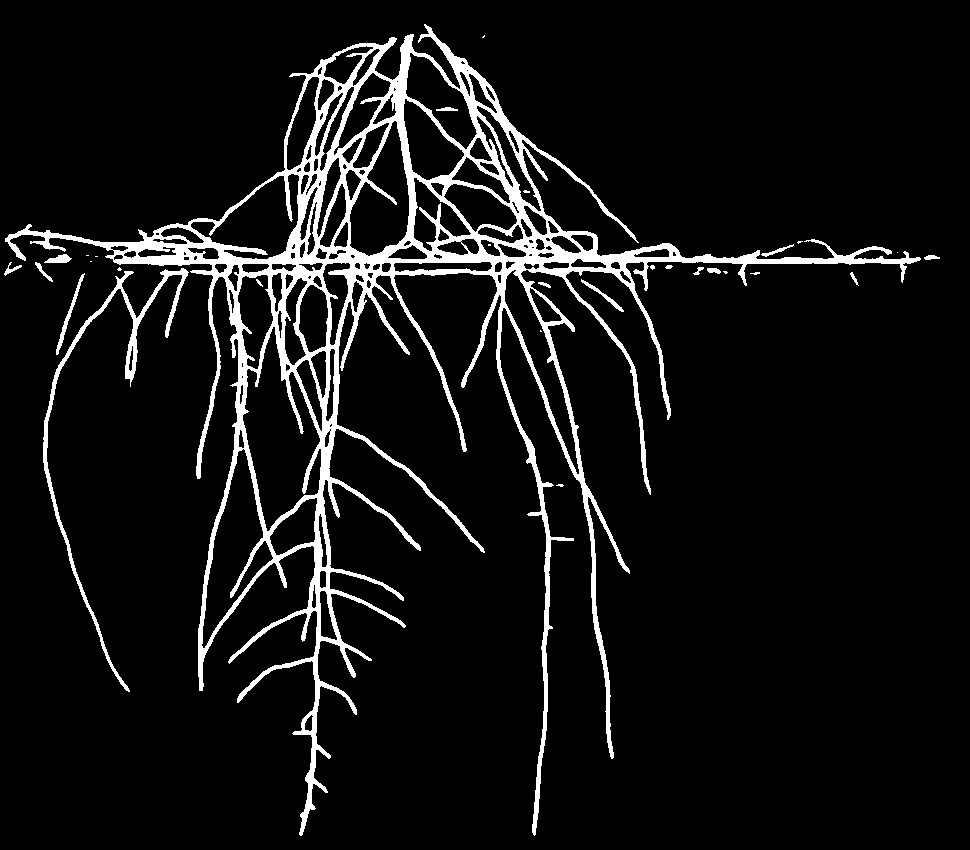
#> input picture segmentation/col0/W1_Day_20_8-23-23_FastScanner_2FUNU8KDYA_1.png, 970 x 850 px, found by its file name; its folder holds 4 pictures in this run
$ jupyter execute --allow-errors cylinder_penetration_traits.ipynb
#> lines starting #> are read from the running program, lines starting #| are printed output that depends on the picture
[cell 1]
import os
import numpy as np
import pandas as pd
import matplotlib.pyplot as plt
import cv2
import math
from itertools import groupby

[cell 2]
# [6 lines left out: function display_images, not called in this run]

[cell 3]
def filter_outlier_15IQR(data):
    data = np.array(data)
    Q1 = np.percentile(data, 25)
    Q3 = np.percentile(data, 75)

    # Calculate the IQR (Interquartile Range)
    IQR = Q3 - Q1

    # Define the lower and upper bounds
    lower_bound = Q1 - 1.5 * IQR
    upper_bound = Q3 + 1.5 * IQR

    # Remove outliers
    filtered_data = data[(data >= lower_bound) & (data <= upper_bound)]
    return filtered_data

[cell 4]
img_path = "./segmentation/col0"
img_list = [file for file in os.listdir(img_path)]
print(img_list)

ori_imgs_path = "./segmentation/original_imgs"
#> (the rest of this cell did not finish here and is left out)

[cell 5]
raw_images = [cv2.imread(os.path.join(img_path,file)) for file in img_list]
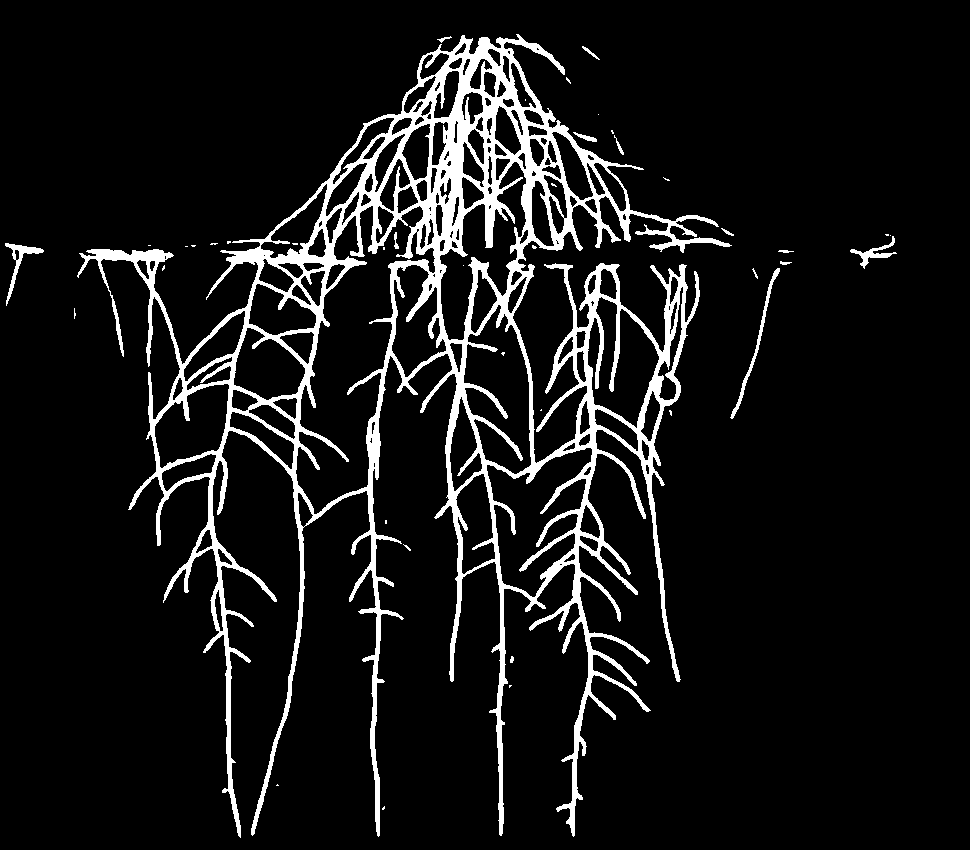
#> input picture segmentation/col0/W1_Day_20_8-23-23_FastScanner_N284BGYJRR_1.png, 970 x 850 px, found by its file name
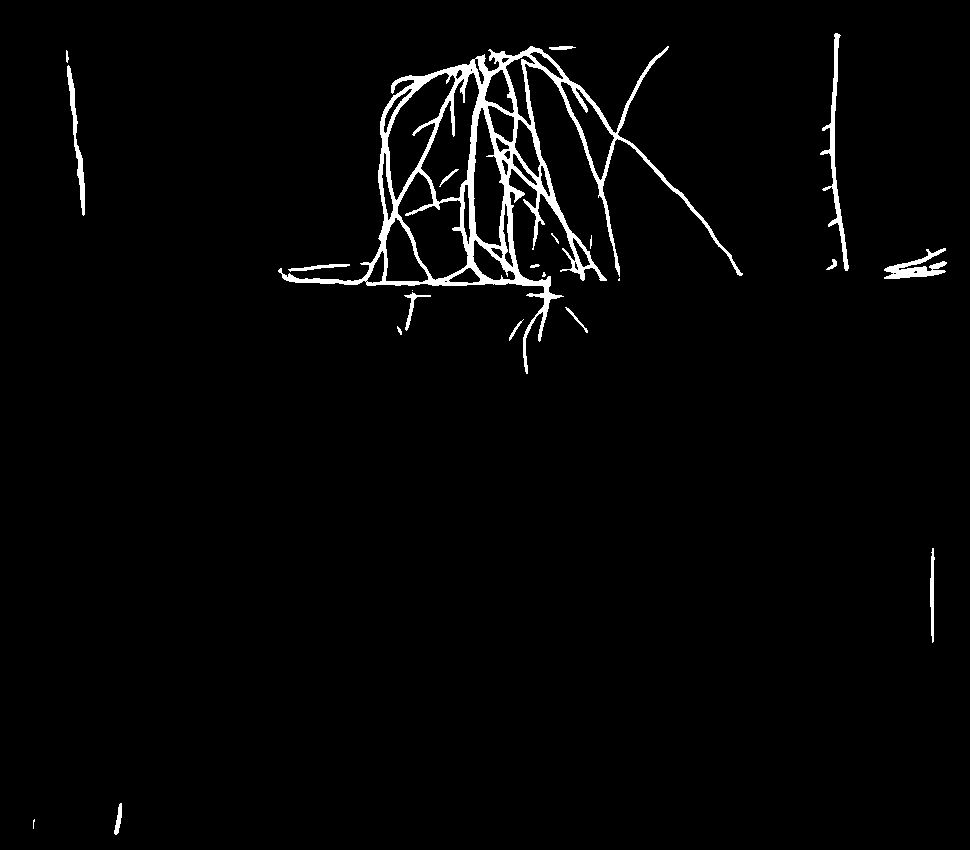
#> input picture segmentation/col0/W1_Day_20_8-23-23_SlowScanner_AK9E4VGBKN_1.png, 970 x 850 px, found by its file name
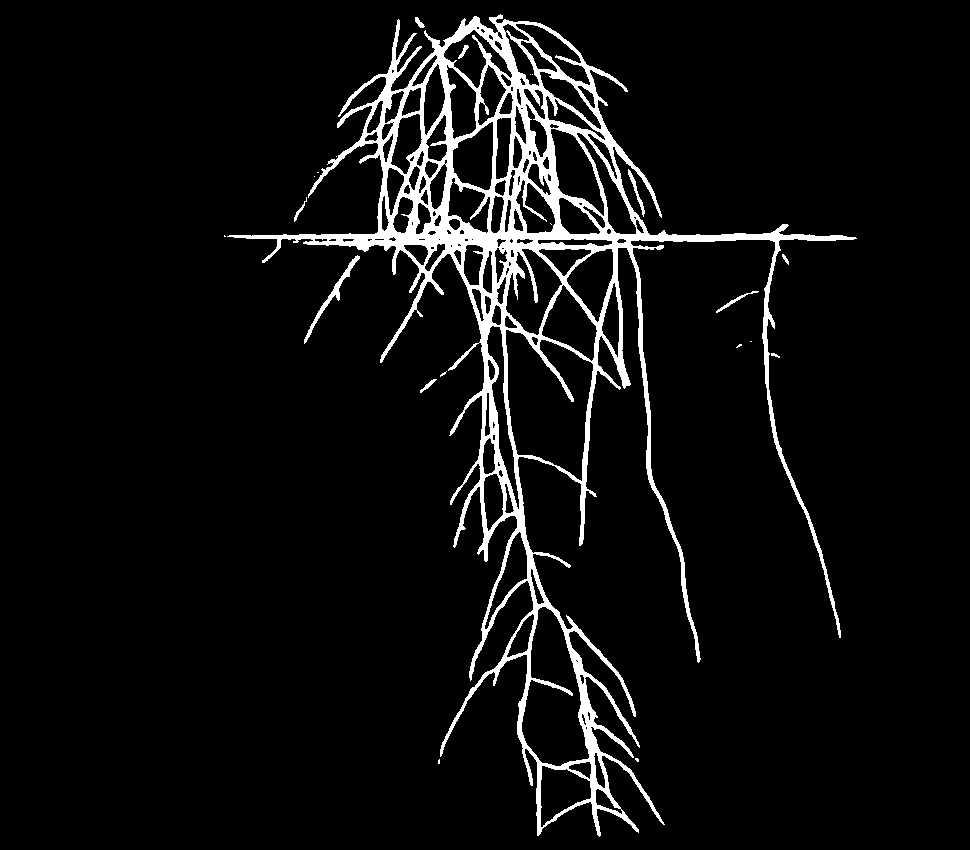
#> input picture segmentation/col0/W2_Day_20_8-30-23_FastScanner_5ZRMCB4II1_1.png, 970 x 850 px, found by its file name
#> (the rest of this cell did not finish here and is left out)

[cell 6]
def show_avg_vert(images):
    plt.figure(figsize=(20, 10))
    for i in range(len(images)):
        avg_v = np.mean(images[i][:,:,0],axis=1) # get avg value for each row
        x_coords = np.arange(len(avg_v))
        indices = [j for j, value in enumerate(avg_v) if value > 5]

        avg_vh = np.mean(images[i][indices[0]:indices[0]+5,:,0],axis=0) # get avg value for each column


        indicesh = [j for j, value in enumerate(avg_vh) if value > 5]
        indicesh_filter = filter_outlier_15IQR(indicesh) # filter out outliers
        avg_vh_median = np.mean(indicesh_filter) # get mediam value for avg columns

        plt.subplot(2, len(images), i + 1)
        plt.scatter(avg_v, x_coords, marker='o', color='blue', label='Data Points')
        plt.gca().invert_yaxis() # descending/inverting y axis

        plt.subplot(2, len(images), len(images)+i+1)
        plt.imshow(images[i])
        plt.axhline(y=indices[0], color='r', linestyle='--')
        plt.axvline(x=avg_vh_median, color='b',linestyle='--')

        save_path = "./segmentation/top"
        plt.savefig(os.path.join(save_path,'save_img.png'))
#> this loop made 4 passes
#> (Q1 in filter_outlier_15IQR, Q3 in filter_outlier_15IQR, IQR in filter_outlier_15IQR, lower_bound in filter_outlier_15IQR, upper_bound in filter_outlier_15IQR, avg_vh_median) on passes 1 to 4: (406, 431, 25, 368.5, 468.5, 415.7), (462.2, 507.8, 45.5, 394, 576, 483.4), (535, 571, 36, 481, 625, 545.6), (471.2, 508.8, 37.5, 415, 565, 489.3)
#> pass 1, in show_avg_vert, `plt.savefig(os.path.join(save_path,'save_img.png'))`:
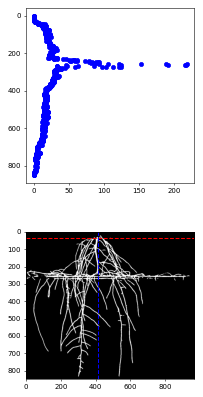
#> figure drawn by matplotlib, 2 panels
#> pass 2, in show_avg_vert, `plt.savefig(os.path.join(save_path,'save_img.png'))`:
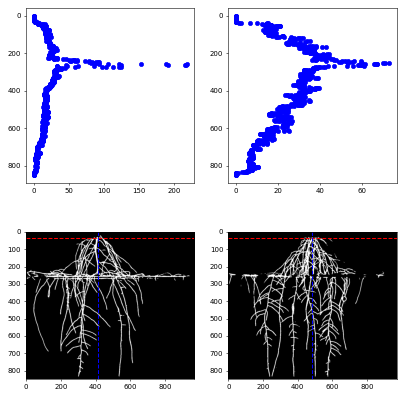
#> figure drawn by matplotlib, 4 panels
        #plt.axis(False)

[cell 7]
# get the center point of top, where the root starts
show_avg_vert(raw_images)
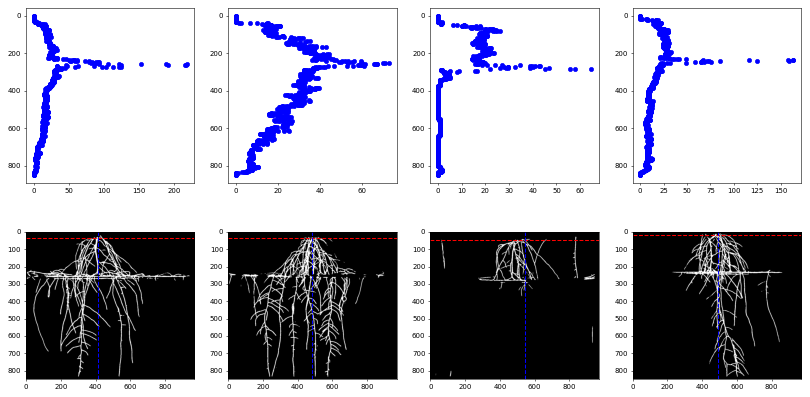
#> figure drawn by matplotlib, 8 panels

[cell 8]
def get_top_loc(images):
    df = pd.DataFrame(columns=['ind','top_x', 'top_y'])
    for i in range(len(images)):
        avg_v = np.mean(images[i][:,:,0],axis=1) # get avg value for each row
        x_coords = np.arange(len(avg_v))
        indices = [j for j, value in enumerate(avg_v) if value > 5]

        avg_vh = np.mean(images[i][indices[0]:indices[0]+5,:,0],axis=0) # get avg value for each column

        indicesh = [j for j, value in enumerate(avg_vh) if value > 5]
        indicesh_filter = filter_outlier_15IQR(indicesh) # filter out outliers
        avg_vh_median = np.mean(indicesh_filter) # get mediam value for avg columns

        y = indices[0]
        x=int(avg_vh_median)
        df = pd.concat([df,pd.DataFrame([{'ind':i,'top_x':x,'top_y':y}])], ignore_index=True)
#> this loop made 4 passes
#> (Q1 in filter_outlier_15IQR, Q3 in filter_outlier_15IQR, IQR in filter_outlier_15IQR, lower_bound in filter_outlier_15IQR, upper_bound in filter_outlier_15IQR, avg_vh_median, y, x) on passes 1 to 4: (406, 431, 25, 368.5, 468.5, 415.7, 35, 415), (462.2, 507.8, 45.5, 394, 576, 483.4, 37, 483), (535, 571, 36, 481, 625, 545.6, 46, 545), (471.2, 508.8, 37.5, 415, 565, 489.3, 17, 489)
    return df

[cell 9]
df = get_top_loc(raw_images)
#> df = table of 4 rows and 3 columns
df
#> Out = table of 4 rows and 3 columns
